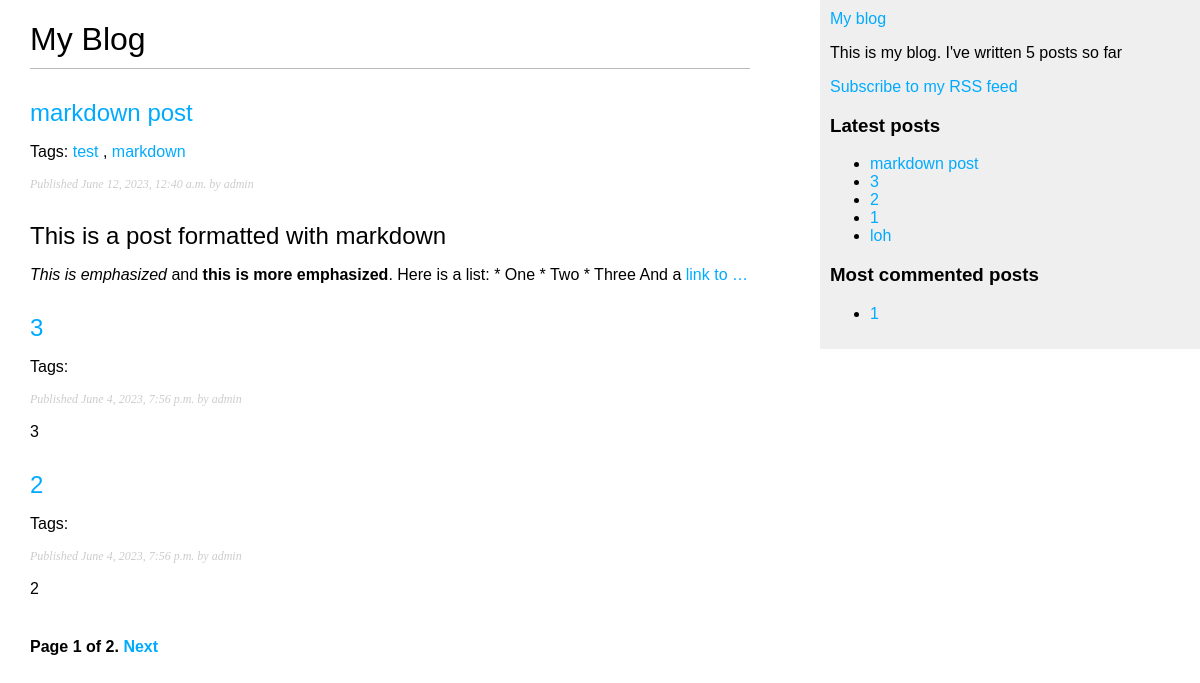
Screenshot of /blog/ with the database file from the repository.
### blog/models.py (models this page shows)
class Post(models.Model):
    class Status(models.TextChoices):
        DRAFT = 'DF', 'Draft'
        PUBLISHED = 'PB', 'Published'
    objects = models.Manager()
    published = PublishedManager()
    tags = TaggableManager()
    title = models.CharField(max_length=250)
    slug = models.SlugField(max_length=250, unique_for_date='publish')
    author = models.ForeignKey(User,
                               on_delete=models.CASCADE,
                               related_name='blog_posts'
                               )
    body = models.TextField()
    publish = models.DateTimeField(default=timezone.now)
    created = models.DateTimeField(auto_now_add=True)
    updated = models.DateTimeField(auto_now=True)
    status = models.CharField(max_length=2,
                              choices=Status.choices,
                              default=Status.DRAFT
                              )
    class Meta:
        ordering = ['-publish']
        indexes = [
            models.Index(fields=['-publish'])
        ]
    def __str__(self):
        return self.title
    def get_absolute_url(self):
        return reverse('blog:post_detail',
                       args=[self.publish.year,
                             self.publish.month,
                             self.publish.day,
                             self.slug])

### blog/views.py (the view)
# urls.py: path('', views.post_list, name='post_list'),
def post_list(request, tag_slug=None):
    post_list = Post.published.all()
    tag = None
    if tag_slug:
        tag = get_object_or_404(Tag, slug=tag_slug)
        post_list = post_list.filter(tags__in=[tag])
    paginator = Paginator(post_list, 3)
    page_number = request.GET.get('page', 1)
    try:
        posts = paginator.page(page_number)
    except EmptyPage:
        posts = paginator.page(1)
    except PageNotAnInteger:
        posts = paginator.page(paginator.num_pages)
    print(posts.__dict__)
    return render(request, 'blog/post/list.html', {'posts': posts,
                                                   'tag': tag})

### blog/models.py (called while the page is built)
    def get_queryset(self):
        return super().get_queryset().filter(status=Post.Status.PUBLISHED)

### blog/templatetags/blog_tags.py (called while the page is built)
@register.simple_tag
def total_posts():
    return Post.published.count()

@register.simple_tag
def get_most_commented_posts(count=5):
    return Post.published.annotate(
        total_comments=Count('comments')
    ).exclude(total_comments=0).order_by('-total_comments')[:count]

@register.inclusion_tag('blog/post/latest_posts.html')
def show_latest_posts(count=5):
    latest_posts = Post.published.order_by('-publish')[:count]
    return {'latest_posts': latest_posts}

@register.filter(name='markdown')
def markdown_format(text):
    return mark_safe(markdown.markdown(text))

### blog/templates/blog/post/list.html (shortened to what this page needs)
{% extends "blog/base.html" %}
{% load blog_tags %}
{% block content %}
    <h1>My Blog</h1>
    {% for post in posts %}
        <h2>
            <a href="{{ post.get_absolute_url }}">
                {{ post.title }}
            </a>
        </h2>
        <p class="tags">
            Tags:
            {% for tag in post.tags.all %}
                <a href="{% url "blog:post_list_by_tag" tag.slug %}">
                    {{ tag.name }}
                </a>
                {% if not forloop.last %}, {% endif %}
            {% endfor %}
        </p>
        <p class="date">
            Published {{ post.publish }} by {{ post.author }}
        </p>
        {{ post.body|markdown|truncatewords:30 }}
    {% endfor %}
    {% include "blog/pagination.html" with page=posts %}
{% endblock %}

### blog/templates/blog/base.html (shortened to what this page needs)
{% load static %}
{% load blog_tags %}
<!DOCTYPE html>
<html>
<head>
    <link href="{% static "css/blog.css" %}" rel="stylesheet">
</head>
<body>
<div id="content">
    {% block content %}
    {% endblock %}
</div>
<div id="sidebar">
    <a href={% url 'blog:post_list' %}>My blog</a>
    <p>
        This is my blog.
        I've written {% total_posts %} posts so far
    </p>
    <p>
        <a href="{% url "blog:post_feed" %}">
            Subscribe to my RSS feed
        </a>
    </p>
    <h3>Latest posts</h3>
    {% show_latest_posts %}
    <h3>Most commented posts</h3>
    {% get_most_commented_posts as most_commented_posts %}
    <ul>
        {% for post in most_commented_posts %}
            <li>
                <a href="{{ post.get_absolute_url }}">{{ post.title }}</a>
            </li>
        {% endfor %}
    </ul>
</div>
</body>
</html>

### blog/templates/blog/post/latest_posts.html
<ul>
 {% for post in latest_posts %}
 <li>
 <a href="{{ post.get_absolute_url }}">{{ post.title }}</a>
 </li>
 {% endfor %}
</ul>

### blog/static/css/blog.css (style rules this page uses)
body { margin:0; padding:0; font-family:helvetica, sans-serif; }
a { color:#00abff; text-decoration:none; }
h1 { font-weight:normal; border-bottom:1px solid #bbb; padding:0 0 10px 0; }
h2 { font-weight:normal; margin:30px 0 0; }
#content { float:left; width:60%; padding:0 0 0 30px; }
#sidebar { float:right; width:30%; padding:10px; background:#efefef; height:100%; }
p.date { color:#ccc; font-family: georgia, serif; font-size: 12px; font-style: italic; }

### rows the page displays
Post: title "markdown post", publish "June 12, 2023, 12:40 a.m.", author "admin", body "This is a post formatted with markdown This is emphasized and this is more emphasized . Here is a list: * One * Two * Three And a link to …"
Tag: name "test"
Tag: name "markdown"
Post: title "3", publish "June 4, 2023, 7:56 p.m.", author "admin", body "3"
Post: title "2", publish "June 4, 2023, 7:56 p.m.", author "admin", body "2"
Post: title "1"
Post: title "loh"

### other values shown
{{ page.number }} "1"
{{ page.paginator.num_pages }} "2"
